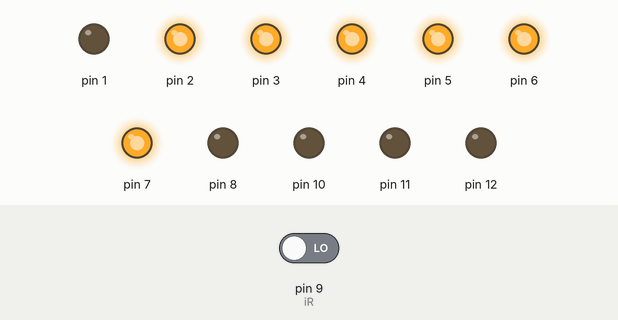
A sketch run on a simulated Arduino Uno, built with avr-gcc and run on an emulated ATmega328P. Parts: output pins drawn as LEDs (lit = HIGH). Dashed ring = blinking. Inputs (shaded band) come from the test bench; at power-on: pin 9 (iR) LOW.

Above: at 1.2 s.
1.3 s: pin 9 (iR) driven HIGH
At 4.2 s:
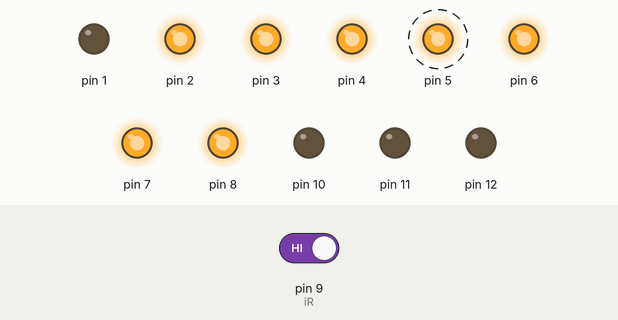
4.3 s: pin 9 (iR) driven LOW
At 5.1 s:
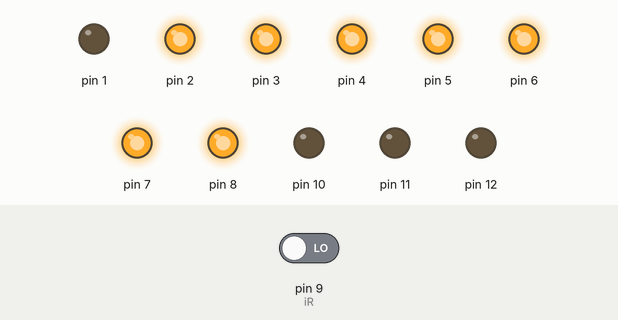
5.8 s: pin 9 (iR) driven HIGH
At 9.44 s:
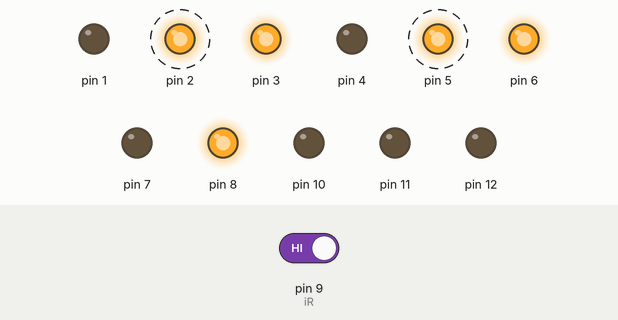
Timing chart, 0 to 13.9 s (numbered marks = the images above; inputs shaded):
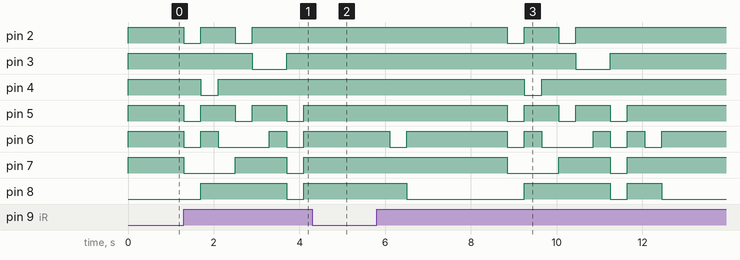

The sketch:

IR.ino
```cpp
void setup(){
pinMode(1,OUTPUT);
pinMode(2,OUTPUT);
pinMode(3,OUTPUT);
pinMode(4,OUTPUT);
pinMode(5,OUTPUT);
pinMode(6,OUTPUT);
pinMode(7,OUTPUT);
pinMode(8,OUTPUT);
pinMode(10,OUTPUT);
pinMode(11,OUTPUT);
pinMode(12,OUTPUT);
pinMode(9,INPUT);
}


int iR=9;
int a=1;
int b=2;
int c=3;
int d=4;
int e=5;
int f=6;
int g=7;
int n=0;


void notice()
{
  if(n==1){
  digitalWrite(2,0);
  digitalWrite(3,1);
  digitalWrite(4,1);
  digitalWrite(5,0);
  digitalWrite(6,0);
  digitalWrite(7,0);
  digitalWrite(8,0);
  delay(400);}

else if(n==2){
  digitalWrite(2,1);
  digitalWrite(3,1);
  digitalWrite(4,0);
  digitalWrite(5,1);
  digitalWrite(6,1);
  digitalWrite(7,0);
  digitalWrite(8,1);
  delay(400);}

else if(n==3){
  digitalWrite(2,1);
  digitalWrite(3,1);
  digitalWrite(4,1);
  digitalWrite(5,1);
  digitalWrite(6,0);
  digitalWrite(7,0);
  digitalWrite(8,1);
  delay(400);}

else if(n==4){
  digitalWrite(2,0);
  digitalWrite(3,1);
  digitalWrite(4,1);
  digitalWrite(5,0);
  digitalWrite(6,0);
  digitalWrite(7,1);
  digitalWrite(8,1);
  delay(400);}

else if(n==5){
  digitalWrite(2,1);
  digitalWrite(3,0);
  digitalWrite(4,1);
  digitalWrite(5,1);
  digitalWrite(6,0);
  digitalWrite(7,1);
  digitalWrite(8,1);
  delay(400);}

else if(n==6){
  digitalWrite(2,1);
  digitalWrite(3,0);
  digitalWrite(4,1);
  digitalWrite(5,1);
  digitalWrite(6,1);
  digitalWrite(7,1);
  digitalWrite(8,1);
  delay(400);}

else if(n==7){
  digitalWrite(2,1);
  digitalWrite(3,1);
  digitalWrite(4,1);
  digitalWrite(5,0);
  digitalWrite(6,0);
  digitalWrite(7,0);
  digitalWrite(8,0);
  delay(400);}

else if(n==8){
  digitalWrite(2,1);
  digitalWrite(3,1);
  digitalWrite(4,1);
  digitalWrite(5,1);
  digitalWrite(6,1);
  digitalWrite(7,1);
  digitalWrite(8,1);
  delay(400);}

 else if(n==9){
  digitalWrite(2,1);
  digitalWrite(3,1);
  digitalWrite(4,1);
  digitalWrite(5,1);
  digitalWrite(6,0);
  digitalWrite(7,1);
  digitalWrite(8,1);
  delay(400);}

  else{
  digitalWrite(2,1);
  digitalWrite(3,1);
  digitalWrite(4,1);
  digitalWrite(5,1);
  digitalWrite(6,1);
  digitalWrite(7,1);
  digitalWrite(8,0);
  }
}


void loop()
{
  int iRr=digitalRead(iR);
  if(iRr==1)
  { n++;
  notice();
  }
  else{
    notice();
  }
}
```

Measured:
- after the input at 1.3 s, pin 2: alternates HIGH for 0.80 s and LOW for 0.40 s, starting at once; pin 3: HIGH → LOW after 1.6 s, → HIGH 0.80 s later
- after the input at 4.3 s, pin 6: stays HIGH (without the input it goes to LOW after 0.20 s); pin 8: stays HIGH (without the input it goes to LOW after 0.60 s)
- after the input at 5.8 s, pin 2: alternates HIGH for 0.80 s and LOW for 0.40 s, 4 changes in all, then stays HIGH, starting after 3.0 s; pin 3: HIGH → LOW after 4.6 s, → HIGH 0.80 s later
